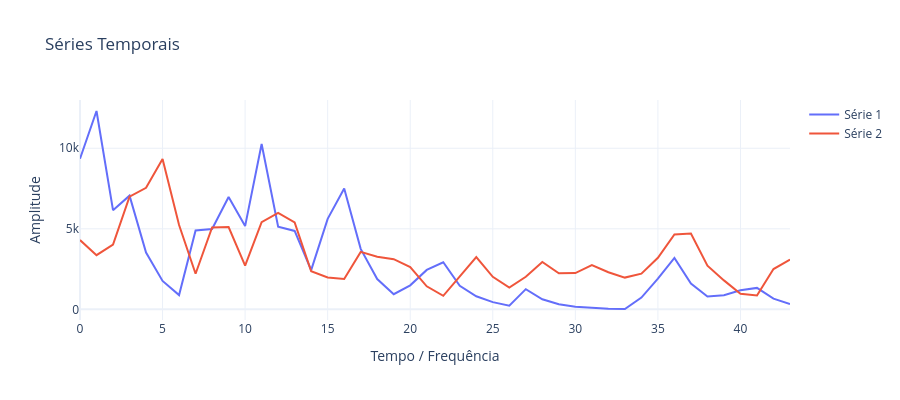

Here is the notebook cell this chart was saved with:
### Code cell
x1 = np.arange(len(pwr))
#y1 = pwr
k = 1
x2 = x1[k:-Np+k]
y2 = yP[k]
y1 = yR[k]
#PlotSeriesPLY(ySeries=[y1,y2],xSeries=[x1,x2],w=900)
PlotSeriesPLY(ySeries=[y1,y2],w=900)

### Figure 1 — Plotly figure (JSON) as saved in the notebook; plotly's stock layout.template omitted (floating-point values rounded to 4 significant figures)
{"data": [{"mode": "lines", "name": "Série 1", "type": "scatter", "x": [0, 1, 2, 3, 4, 5, 6, 7, 8, 9, 10, 11, 12, 13, 14, 15, 16, 17, 18, 19, 20, 21, 22, 23, 24, 25, 26, 27, 28, 29, 30, 31, 32, 33, 34, 35, 36, 37, 38, 39, 40, 41, 42, 43], "xaxis": "x", "y": [9350.0, 12320.0, 6158.0, 7059.0, 3529.0, 1765.0, 882.3, 4901.0, 4991.0, 6975.0, 5168.0, 10260.0, 5132.0, 4866.0, 2433.0, 5616.0, 7508.0, 3754.0, 1877.0, 938.5, 1489.0, 2445.0, 2922.0, 1461.0, 810.6, 445.3, 222.6, 1251.0, 625.7, 312.8, 156.4, 78.21, 39.1, 19.55, 729.8, 1905.0, 3192.0, 1596.0, 798.1, 879.1, 1180.0, 1330.0, 664.9, 332.4], "yaxis": "y"}, {"mode": "lines", "name": "Série 2", "type": "scatter", "x": [0, 1, 2, 3, 4, 5, 6, 7, 8, 9, 10, 11, 12, 13, 14, 15, 16, 17, 18, 19, 20, 21, 22, 23, 24, 25, 26, 27, 28, 29, 30, 31, 32, 33, 34, 35, 36, 37, 38, 39, 40, 41, 42, 43], "xaxis": "x", "y": [4300.0, 3365.0, 4018.0, 6995.0, 7541.0, 9334.0, 5235.0, 2206.0, 5079.0, 5104.0, 2708.0, 5408.0, 5986.0, 5392.0, 2365.0, 1982.0, 1881.0, 3567.0, 3264.0, 3113.0, 2619.0, 1430.0, 837.3, 2011.0, 3238.0, 2019.0, 1347.0, 2018.0, 2937.0, 2234.0, 2251.0, 2751.0, 2301.0, 1970.0, 2212.0, 3200.0, 4652.0, 4701.0, 2709.0, 1797.0, 970.1, 859.9, 2501.0, 3087.0], "yaxis": "y"}], "layout": {"height": 400, "title": {"text": "Séries Temporais"}, "width": 900, "xaxis": {"anchor": "y", "domain": [0, 1], "title": {"text": "Tempo / Frequência"}}, "yaxis": {"anchor": "x", "domain": [0, 1], "title": {"text": "Amplitude"}}}}
